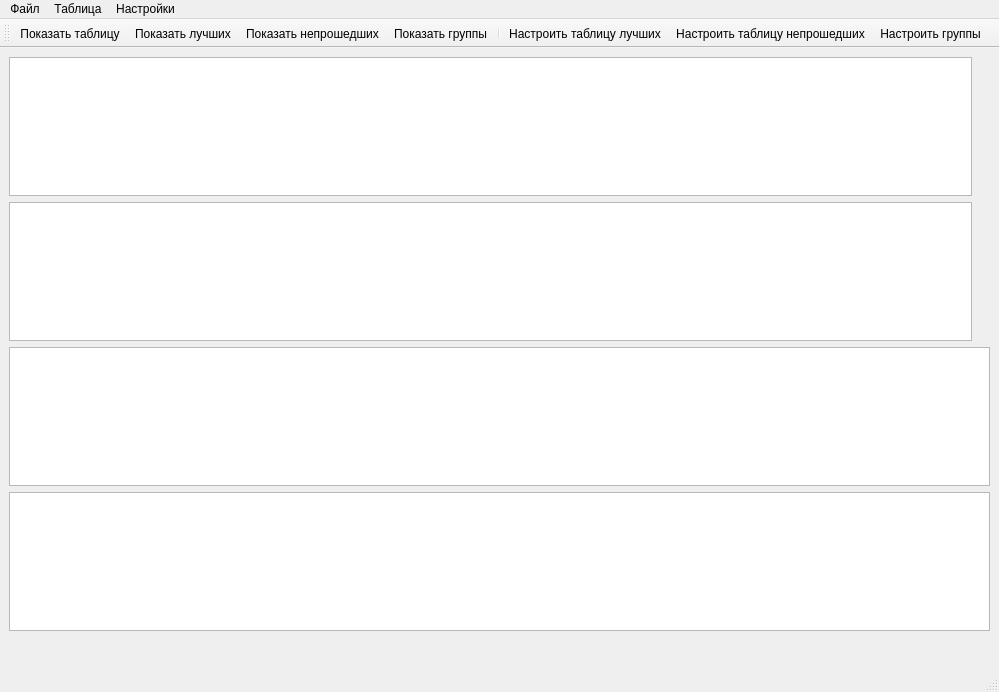
<?xml version="1.0" encoding="UTF-8"?>
<ui version="4.0">
 <class>MainWindow</class>
 <widget class="QMainWindow" name="MainWindow">
  <property name="geometry">
   <rect>
    <x>0</x>
    <y>0</y>
    <width>999</width>
    <height>692</height>
   </rect>
  </property>
  <property name="windowTitle">
   <string>Таблицы</string>
  </property>
  <widget class="QWidget" name="centralwidget">
   <layout class="QGridLayout" name="gridLayout">
    <item row="1" column="0">
     <widget class="QTableView" name="tableView"/>
    </item>
    <item row="5" column="0" colspan="2">
     <widget class="QLabel" name="looserLabel">
      <property name="font">
       <font>
        <pointsize>16</pointsize>
       </font>
      </property>
      <property name="text">
       <string/>
      </property>
      <property name="alignment">
       <set>Qt::AlignRight|Qt::AlignTrailing|Qt::AlignVCenter</set>
      </property>
     </widget>
    </item>
    <item row="2" column="0">
     <widget class="QTableView" name="highTableHead"/>
    </item>
    <item row="4" column="0" colspan="2">
     <widget class="QTableView" name="groupTable"/>
    </item>
    <item row="2" column="1">
     <widget class="QLabel" name="highLabel">
      <property name="font">
       <font>
        <pointsize>16</pointsize>
       </font>
      </property>
      <property name="text">
       <string/>
      </property>
      <property name="alignment">
       <set>Qt::AlignCenter</set>
      </property>
     </widget>
    </item>
    <item row="3" column="0" colspan="2">
     <widget class="QTableView" name="looserTable"/>
    </item>
   </layout>
  </widget>
  <widget class="QMenuBar" name="menubar">
   <property name="geometry">
    <rect>
     <x>0</x>
     <y>0</y>
     <width>999</width>
     <height>26</height>
    </rect>
   </property>
   <widget class="QMenu" name="menuFile">
    <property name="title">
     <string>Файл</string>
    </property>
    <addaction name="actionOpen"/>
    <addaction name="actionSave"/>
    <addaction name="separator"/>
    <addaction name="actionExit"/>
   </widget>
   <widget class="QMenu" name="menu">
    <property name="title">
     <string>Таблица</string>
    </property>
    <addaction name="actionShowTable"/>
    <addaction name="actionShowHighest"/>
    <addaction name="actionDontGetInto"/>
    <addaction name="actionShowGroups"/>
   </widget>
   <widget class="QMenu" name="menu_2">
    <property name="title">
     <string>Настройки</string>
    </property>
    <addaction name="actionEditHighest"/>
    <addaction name="actionEditDontGetInto"/>
    <addaction name="actionEditGroups"/>
   </widget>
   <addaction name="menuFile"/>
   <addaction name="menu"/>
   <addaction name="menu_2"/>
  </widget>
  <widget class="QStatusBar" name="statusbar"/>
  <widget class="QToolBar" name="toolBar">
   <property name="windowTitle">
    <string>toolBar</string>
   </property>
   <attribute name="toolBarArea">
    <enum>TopToolBarArea</enum>
   </attribute>
   <attribute name="toolBarBreak">
    <bool>false</bool>
   </attribute>
   <addaction name="actionShowTable"/>
   <addaction name="actionShowHighest"/>
   <addaction name="actionDontGetInto"/>
   <addaction name="actionShowGroups"/>
   <addaction name="separator"/>
   <addaction name="actionEditHighest"/>
   <addaction name="actionEditDontGetInto"/>
   <addaction name="actionEditGroups"/>
  </widget>
  <action name="actionOpen">
   <property name="icon">
    <iconset resource="mainwindow.qrc">
     <normaloff>:/WinIcons/WindowsIcons-master/WindowsPhone/svg/appbar.page.new.svg</normaloff>:/WinIcons/WindowsIcons-master/WindowsPhone/svg/appbar.page.new.svg</iconset>
   </property>
   <property name="text">
    <string>Открыть</string>
   </property>
   <property name="shortcut">
    <string>Ctrl+O</string>
   </property>
  </action>
  <action name="actionSave">
   <property name="icon">
    <iconset resource="mainwindow.qrc">
     <normaloff>:/WinIcons/WindowsIcons-master/WindowsPhone/svg/appbar.save.svg</normaloff>:/WinIcons/WindowsIcons-master/WindowsPhone/svg/appbar.save.svg</iconset>
   </property>
   <property name="text">
    <string>Сохранить</string>
   </property>
   <property name="shortcut">
    <string>Ctrl+S</string>
   </property>
  </action>
  <action name="actionExit">
   <property name="icon">
    <iconset resource="mainwindow.qrc">
     <normaloff>:/WinIcons/WindowsIcons-master/WindowsPhone/svg/appbar.axis.x.letter.svg</normaloff>:/WinIcons/WindowsIcons-master/WindowsPhone/svg/appbar.axis.x.letter.svg</iconset>
   </property>
   <property name="text">
    <string>Выход</string>
   </property>
   <property name="shortcut">
    <string>Ctrl+E</string>
   </property>
  </action>
  <action name="actionNew">
   <property name="icon">
    <iconset resource="mainwindow.qrc">
     <normaloff>:/WinIcons/WindowsIcons-master/WindowsPhone/svg/appbar.add.svg</normaloff>:/WinIcons/WindowsIcons-master/WindowsPhone/svg/appbar.add.svg</iconset>
   </property>
   <property name="text">
    <string>New</string>
   </property>
   <property name="shortcut">
    <string>Ctrl+N</string>
   </property>
  </action>
  <action name="actionEditHighest">
   <property name="icon">
    <iconset resource="mainwindow.qrc">
     <normaloff>:/WinIcons/WindowsIcons-master/WindowsPhone/svg/appbar.edit.box.svg</normaloff>:/WinIcons/WindowsIcons-master/WindowsPhone/svg/appbar.edit.box.svg</iconset>
   </property>
   <property name="text">
    <string>Настроить таблицу лучших</string>
   </property>
   <property name="toolTip">
    <string>Настроить таблицу лучших</string>
   </property>
  </action>
  <action name="actionShowHighest">
   <property name="icon">
    <iconset resource="mainwindow.qrc">
     <normaloff>:/WinIcons/WindowsIcons-master/WindowsPhone/svg/appbar.list.star.svg</normaloff>:/WinIcons/WindowsIcons-master/WindowsPhone/svg/appbar.list.star.svg</iconset>
   </property>
   <property name="text">
    <string>Показать лучших</string>
   </property>
  </action>
  <action name="actionShowTable">
   <property name="icon">
    <iconset resource="mainwindow.qrc">
     <normaloff>:/WinIcons/WindowsIcons-master/WindowsPhone/svg/appbar.table.svg</normaloff>:/WinIcons/WindowsIcons-master/WindowsPhone/svg/appbar.table.svg</iconset>
   </property>
   <property name="text">
    <string>Показать таблицу</string>
   </property>
   <property name="toolTip">
    <string>Показать таблицу</string>
   </property>
  </action>
  <action name="actionDontGetInto">
   <property name="icon">
    <iconset resource="mainwindow.qrc">
     <normaloff>:/WinIcons/WindowsIcons-master/WindowsPhone/svg/appbar.smiley.cry.svg</normaloff>:/WinIcons/WindowsIcons-master/WindowsPhone/svg/appbar.smiley.cry.svg</iconset>
   </property>
   <property name="text">
    <string>Показать непрошедших</string>
   </property>
  </action>
  <action name="actionEditDontGetInto">
   <property name="icon">
    <iconset resource="mainwindow.qrc">
     <normaloff>:/WinIcons/WindowsIcons-master/WindowsPhone/svg/appbar.people.checkbox.svg</normaloff>:/WinIcons/WindowsIcons-master/WindowsPhone/svg/appbar.people.checkbox.svg</iconset>
   </property>
   <property name="text">
    <string>Настроить таблицу непрошедших</string>
   </property>
   <property name="toolTip">
    <string>Настроить таблицу непрошедших</string>
   </property>
  </action>
  <action name="actionShowGroups">
   <property name="icon">
    <iconset resource="mainwindow.qrc">
     <normaloff>:/WinIcons/WindowsIcons-master/WindowsPhone/svg/appbar.group.svg</normaloff>:/WinIcons/WindowsIcons-master/WindowsPhone/svg/appbar.group.svg</iconset>
   </property>
   <property name="text">
    <string>Показать группы</string>
   </property>
   <property name="toolTip">
    <string>Показать группы</string>
   </property>
  </action>
  <action name="actionEditGroups">
   <property name="icon">
    <iconset resource="mainwindow.qrc">
     <normaloff>:/WinIcons/WindowsIcons-master/WindowsPhone/svg/appbar.group.add.svg</normaloff>:/WinIcons/WindowsIcons-master/WindowsPhone/svg/appbar.group.add.svg</iconset>
   </property>
   <property name="text">
    <string>Настроить группы</string>
   </property>
   <property name="toolTip">
    <string>Настроить количество человек в группах</string>
   </property>
  </action>
 </widget>
 <resources>
  <include location="mainwindow.qrc"/>
 </resources>
 <connections/>
</ui>
